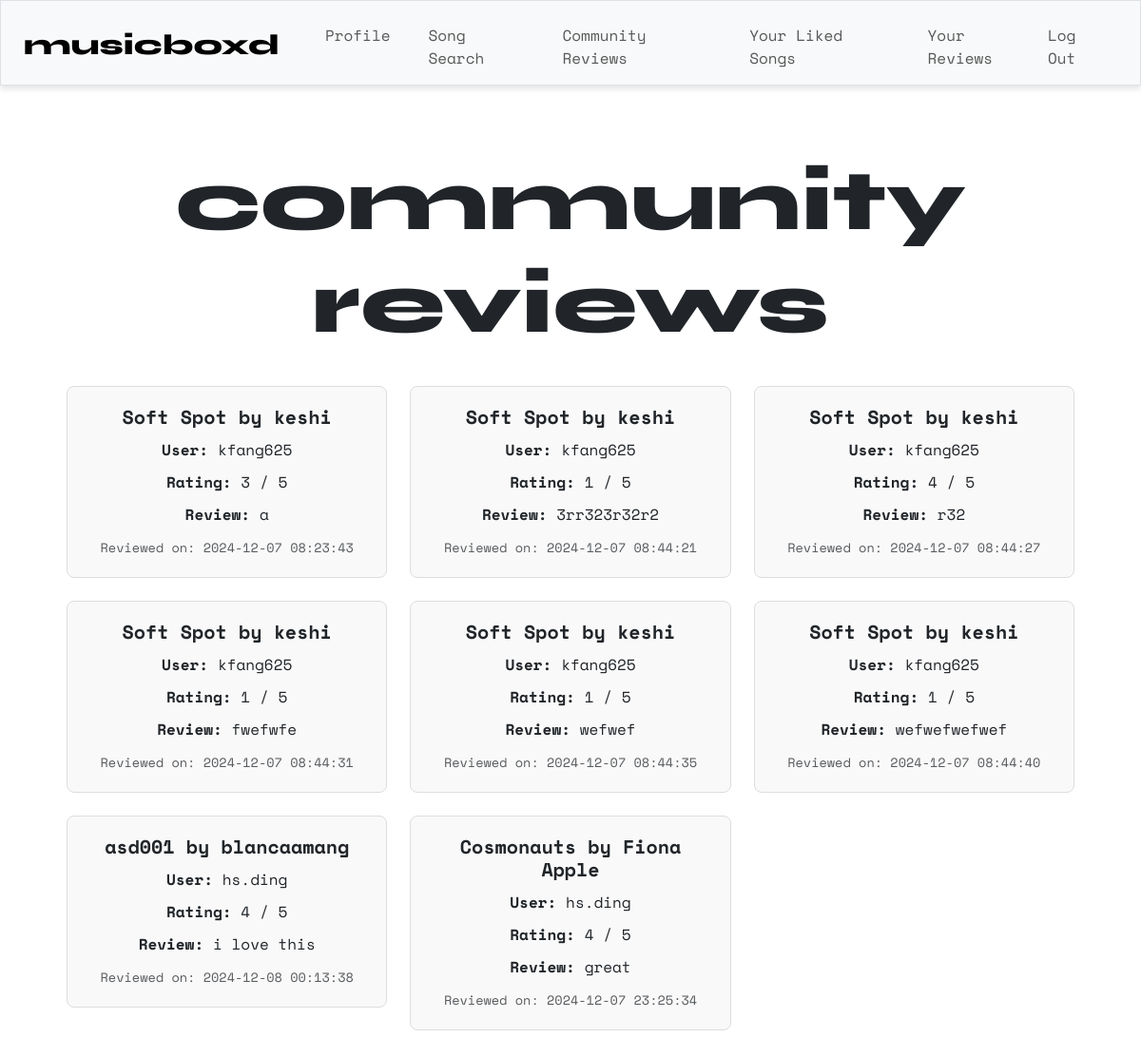
/recent (signed in), run on the app's committed database.
### tables this page shows
CREATE TABLE reviews ( id INTEGER PRIMARY KEY, review TEXT NOT NULL, rating INTEGER NOT NULL, user_id INTEGER NOT NULL, song_id TEXT NOT NULL, timestamp DATETIME DEFAULT CURRENT_TIMESTAMP, FOREIGN KEY (user_id) REFERENCES users (id), FOREIGN KEY (song_id) REFERENCES songs (id) );

CREATE TABLE songs ( id TEXT PRIMARY KEY, title TEXT NOT NULL, artist TEXT NOT NULL);

CREATE TABLE users ( id INTEGER PRIMARY KEY, username TEXT NOT NULL UNIQUE, hash TEXT NOT NULL );

### app.py (the view)
@app.route("/recent")
@login_required
def recent():
    reviews = db.execute("""
        SELECT users.username, reviews.rating, reviews.timestamp, reviews.review,
               songs.title AS song_title, songs.artist AS song_artist
        FROM reviews
        JOIN users ON reviews.user_id = users.id
        JOIN songs ON reviews.song_id = songs.id
    """)
    return render_template("recent.html", reviews=reviews)

### helpers.py (called while the page is built)
def login_required(f):
    @wraps(f)
    def decorated_function(*args, **kwargs):
        if session.get("user_id") is None:
            return redirect("/login")
        return f(*args, **kwargs)
    return decorated_function

### templates/recent.html (shortened to what this page needs)
{% extends "layout.html" %}
{% block main %}
    <div class="container">
        <h1 class="syne">community<br>reviews</h1>
        <br>
        {% if reviews %}
            <div class="row row-cols-1 row-cols-md-3 g-4">
                {% for review in reviews %}
                    <div class="col">
                        <div class="card">
                            <div class="card-body">
                                <h5 class="card-title">{{ review.song_title }} by {{ review.song_artist }}</h5>
                                <p class="card-text"><strong>User:</strong> {{ review.username }}</p>
                                <p class="card-text"><strong>Rating:</strong> {{ review.rating }} / 5</p>
                                <p class="card-text"><strong>Review:</strong> {{ review.review }}</p>
                                <p class="card-text"><small class="text-muted">Reviewed on: {{ review.timestamp }}</small></p>
                            </div>
                        </div>
                    </div>
                {% endfor %}
            </div>
        {% else %}
            <p class="text-muted">No reviews yet.</p>
        {% endif %}
    </div>
{% endblock %}

### static/styles.css (style rules this page uses)
h1 { font-size: 90px; }
p { font-size: 20px; }
.card { border: 1px solid #ddd; border-radius: 8px; background-color: #f9f9f9; transition: box-shadow 0.3s ease-in-out; }
.card-body { padding: 20px; }
.card-title { font-size: 1.25rem; font-weight: bold; margin-bottom: 10px; }
.card-text { font-size: 1rem; margin-bottom: 8px; }
.card-text small { font-size: 0.85rem; color: #6c757d; }
.card-body p { margin-bottom: 10px; }
.container { padding: 20px; }
body { background-color: #ffffff; font-family: "Space Mono"; overflow: visible; }
.syne { font-family: "Syne", sans-serif; font-optical-sizing: auto; font-weight: 800; font-style: normal; }

### data on the page
reviews: song_title "Soft Spot", song_artist "keshi", username "kfang625", rating "3", review "a", timestamp "2024-12-07 08:23:43"
reviews: song_title "Soft Spot", song_artist "keshi", username "kfang625", rating "1", review "3rr323r32r2", timestamp "2024-12-07 08:44:21"
reviews: song_title "Soft Spot", song_artist "keshi", username "kfang625", rating "4", review "r32", timestamp "2024-12-07 08:44:27"
reviews: song_title "Soft Spot", song_artist "keshi", username "kfang625", rating "1", review "fwefwfe", timestamp "2024-12-07 08:44:31"
reviews: song_title "Soft Spot", song_artist "keshi", username "kfang625", rating "1", review "wefwef", timestamp "2024-12-07 08:44:35"
reviews: song_title "Soft Spot", song_artist "keshi", username "kfang625", rating "1", review "wefwefwefwef", timestamp "2024-12-07 08:44:40"
reviews: song_title "asd001", song_artist "blancaamang", username "hs.ding", rating "4", review "i love this", timestamp "2024-12-08 00:13:38"
reviews: song_title "Cosmonauts", song_artist "Fiona Apple", username "hs.ding", rating "4", review "great", timestamp "2024-12-07 23:25:34"
